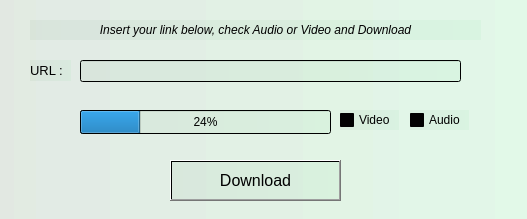
<?xml version="1.0" encoding="UTF-8"?>
<ui version="4.0">
 <class>MainWindow</class>
 <widget class="QMainWindow" name="MainWindow">
  <property name="enabled">
   <bool>true</bool>
  </property>
  <property name="geometry">
   <rect>
    <x>0</x>
    <y>0</y>
    <width>527</width>
    <height>219</height>
   </rect>
  </property>
  <property name="maximumSize">
   <size>
    <width>527</width>
    <height>219</height>
   </size>
  </property>
  <property name="windowTitle">
   <string>MainWindow</string>
  </property>
  <property name="styleSheet">
   <string notr="true">background-color:  qlineargradient(spread:pad, x1:0, y1:0, x2:1, y2:0, stop:0 rgba(0, 60, 10, 10), stop:1 rgba(0,200,50, 10))</string>
  </property>
  <widget class="QWidget" name="centralwidget">
   <widget class="QPushButton" name="StartButton">
    <property name="geometry">
     <rect>
      <x>170</x>
      <y>160</y>
      <width>171</width>
      <height>41</height>
     </rect>
    </property>
    <property name="font">
     <font>
      <pointsize>12</pointsize>
     </font>
    </property>
    <property name="layoutDirection">
     <enum>Qt::LeftToRight</enum>
    </property>
    <property name="autoFillBackground">
     <bool>false</bool>
    </property>
    <property name="text">
     <string>Download</string>
    </property>
   </widget>
   <widget class="QLabel" name="label">
    <property name="geometry">
     <rect>
      <x>30</x>
      <y>20</y>
      <width>451</width>
      <height>20</height>
     </rect>
    </property>
    <property name="font">
     <font>
      <pointsize>9</pointsize>
      <italic>true</italic>
     </font>
    </property>
    <property name="layoutDirection">
     <enum>Qt::LeftToRight</enum>
    </property>
    <property name="text">
     <string>Insert your link below, check Audio or Video and Download</string>
    </property>
    <property name="alignment">
     <set>Qt::AlignCenter</set>
    </property>
   </widget>
   <widget class="QLineEdit" name="TextURL">
    <property name="geometry">
     <rect>
      <x>80</x>
      <y>60</y>
      <width>381</width>
      <height>22</height>
     </rect>
    </property>
   </widget>
   <widget class="QCheckBox" name="VideoCheck">
    <property name="geometry">
     <rect>
      <x>340</x>
      <y>110</y>
      <width>59</width>
      <height>20</height>
     </rect>
    </property>
    <property name="styleSheet">
     <string notr="true"/>
    </property>
    <property name="text">
     <string>Video</string>
    </property>
   </widget>
   <widget class="QProgressBar" name="progressBar">
    <property name="geometry">
     <rect>
      <x>80</x>
      <y>110</y>
      <width>251</width>
      <height>24</height>
     </rect>
    </property>
    <property name="value">
     <number>24</number>
    </property>
   </widget>
   <widget class="QCheckBox" name="AudioCheck">
    <property name="geometry">
     <rect>
      <x>410</x>
      <y>110</y>
      <width>59</width>
      <height>20</height>
     </rect>
    </property>
    <property name="text">
     <string>Audio</string>
    </property>
   </widget>
   <widget class="QLabel" name="labelURL">
    <property name="geometry">
     <rect>
      <x>30</x>
      <y>60</y>
      <width>41</width>
      <height>21</height>
     </rect>
    </property>
    <property name="font">
     <font>
      <family>MS Shell Dlg 2</family>
      <pointsize>10</pointsize>
      <weight>50</weight>
      <bold>false</bold>
     </font>
    </property>
    <property name="text">
     <string>URL : </string>
    </property>
   </widget>
  </widget>
 </widget>
 <resources/>
 <connections/>
</ui>
